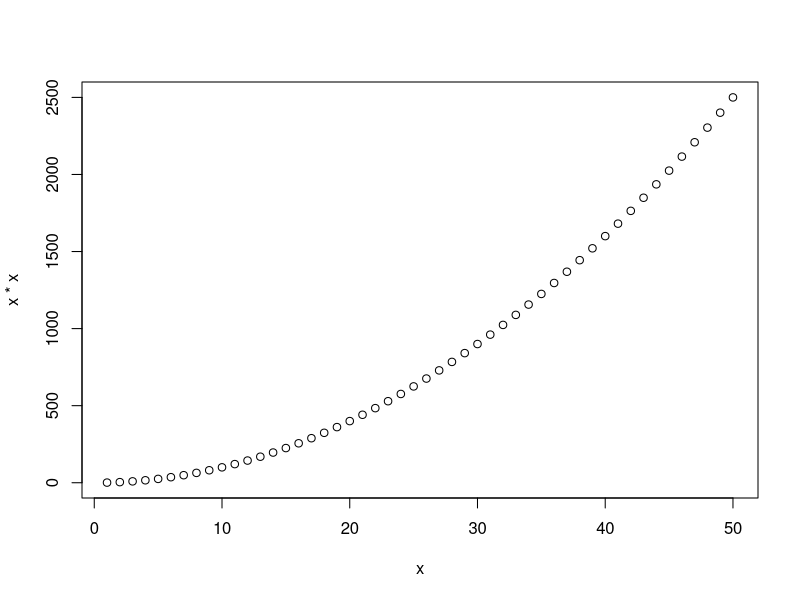
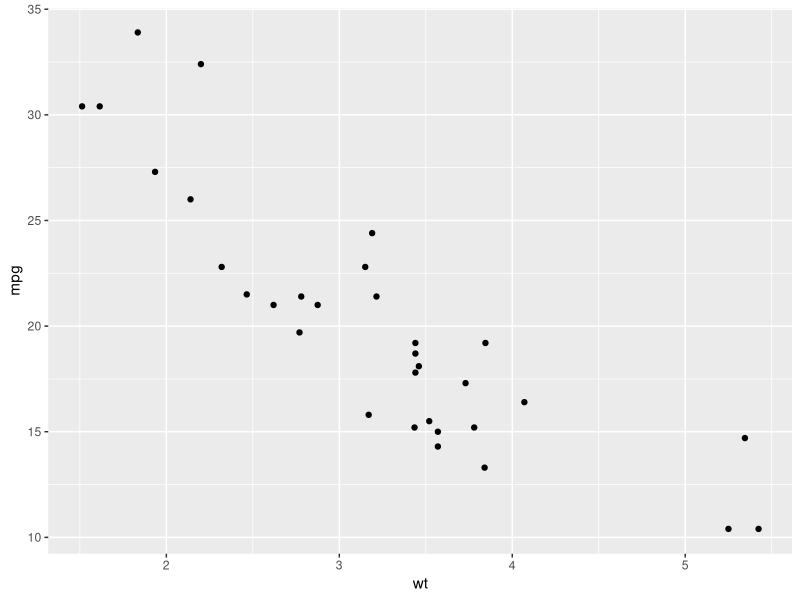
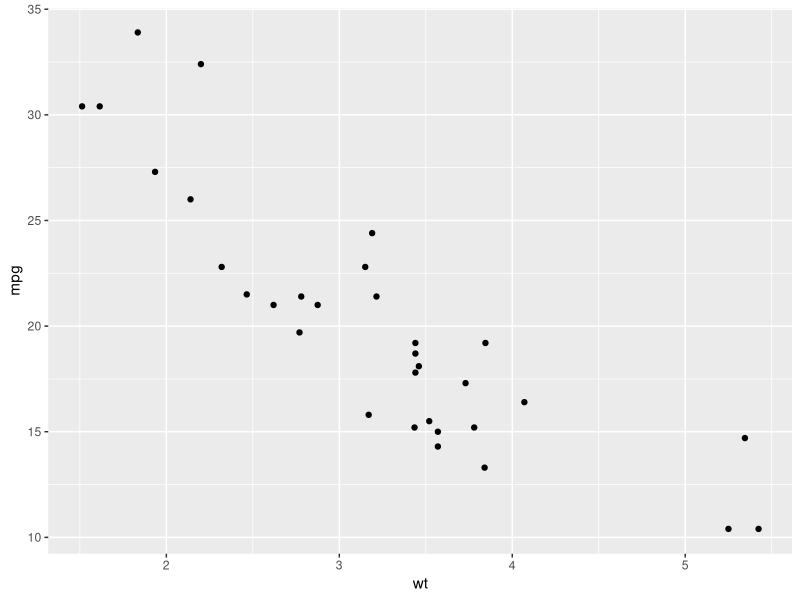
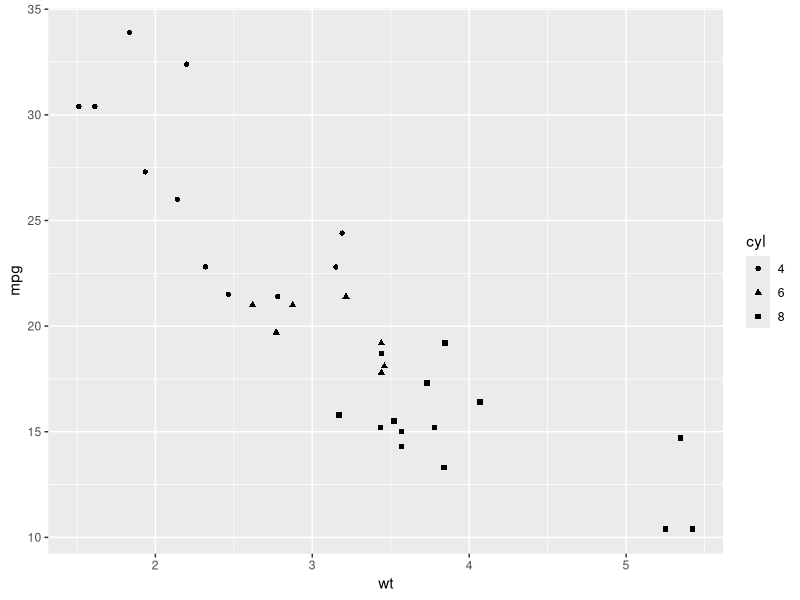
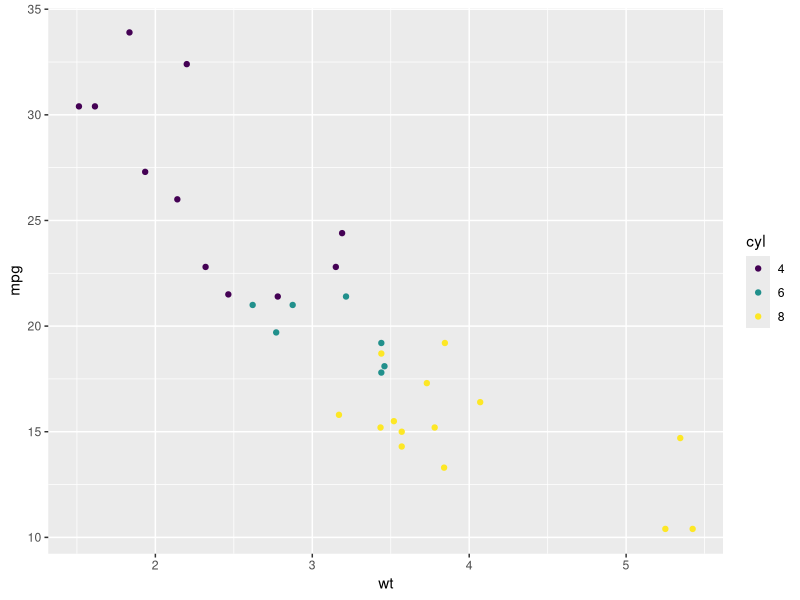
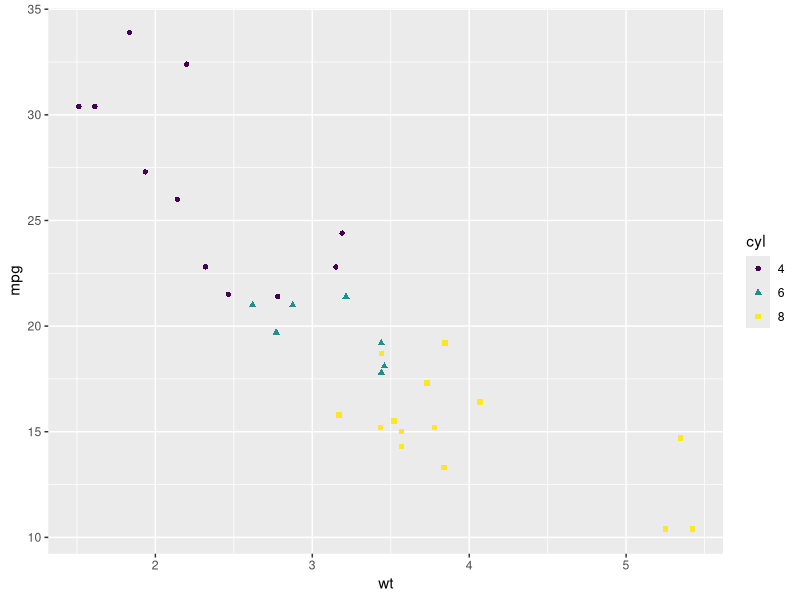
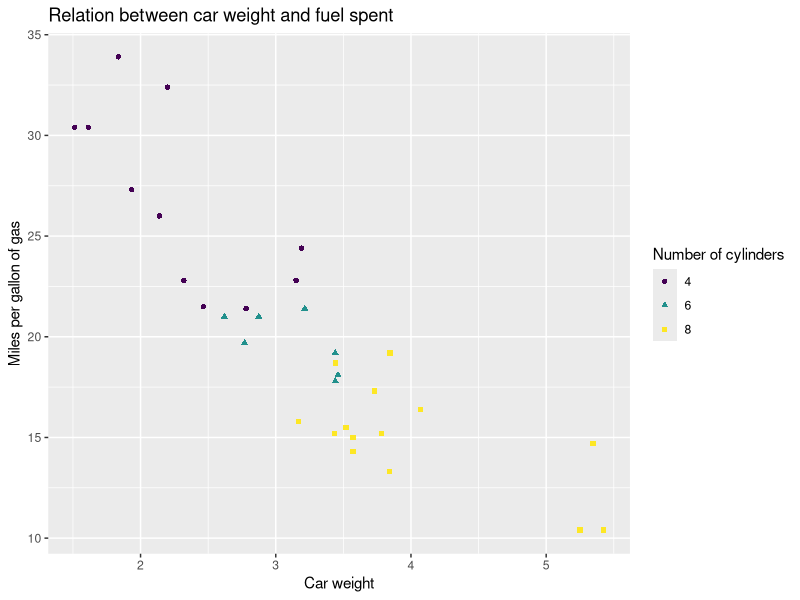
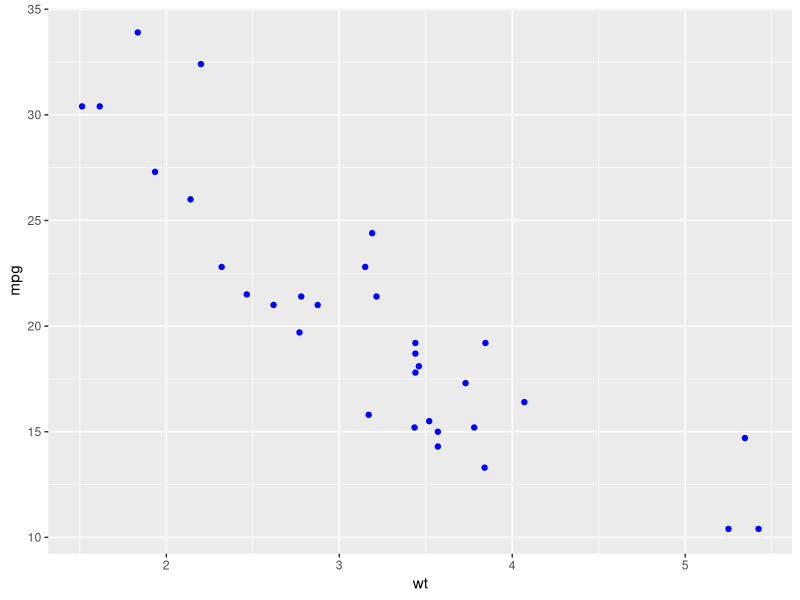

R code for these plots, in order:
## ---- chunk 1
x <- 1:50
# pass arguments `x` and `x * x` to the `plot` function
plot(x, x * x)
## ---- chunk 2
library(dplyr)
# load the `mtcars` dataframe into the global environment
data(mtcars)
# briefly explore the `mtcars` dataset (glimpse, head ...)
glimpse(mtcars)
head(mtcars)
## ---- chunk 3
mtcars$vs <- factor(mtcars$vs, labels = c("V", "S"))
mtcars$am <- factor(mtcars$am, labels = c("automatic", "manual"))
mtcars$cyl  <- ordered(mtcars$cyl)
mtcars$gear <- ordered(mtcars$gear)
mtcars$carb <- ordered(mtcars$carb)
## ---- chunk 4
library(ggplot2)
ggplot() +
layer (data = mtcars, # 1. data
       mapping = aes(x = wt, y = mpg), # 2. mapping / aesthetics
       geom = "point", # 3. geometry
       stat = "identity", # ignore for now
       position = "identity") # ignore for now
## ---- chunk 5
# first `ggplot` graph, abbreviated graph construction method
ggplot(mtcars, aes(x = wt, y = mpg)) + geom_point()
## ---- chunk 6
# create a `ggplot` graph of the `mtcars` dataset with mappings: x = wt, y = mpg, shape = cyl
# use point geometry
ggplot(mtcars, aes(x=wt, y=mpg, shape=cyl)) + geom_point()

# what happens if we put `as.numeric(cyl)` instead of the categorical variant?
# A: error, since a numeric continuous variable cannot be mapped to a shape
## ---- chunk 7
# create the same graph, but instead of the `shape` aesthetic, use the `color` aesthetic
ggplot(mtcars, aes(x=wt, y=mpg, color=cyl)) + geom_point()
## ---- chunk 8
# create the same graph, but now for the `cyl` column, combine both the `shape` and `color` aesthetics
ggplot(mtcars, aes(x=wt, y=mpg, shape=cyl, color=cyl)) + geom_point()
## ---- chunk 9
# rename axes and legend of the following graph
# and add a suitable title (something that succintly describes what the graph represents)
ggplot(mtcars, aes (x = wt, y = mpg, color = cyl, shape = cyl)) + geom_point() + labs(x = "Car weight", y = "Miles per gallon of gas", color = "Number of cylinders", shape = "Number of cylinders", title = "Relation between car weight and fuel spent")
## ---- chunk 10
ggplot(mtcars, aes(wt, mpg)) + geom_point(color = "blue")

## ---- chunk 11
#ggplot will do the mapping of the word "blue" to the `color` aesthetic
ggplot(mtcars, aes(wt, mpg)) + geom_point(aes(color = "blue"))

## ---- chunk 12
# draw a scatterpolot showing the relationship between `wt` and `mpg`
# make the points red, and set their shape to `4` and size to `3`
ggplot(mtcars, aes(x=wt, y=mpg)) + geom_point(color="red", shape=4, size=3)
## ---- chunk 13
# we store the foundation of our graph in a variable called `graph`
graph <- ggplot(mtcars, aes (x = wt, y = mpg))

# add the point geometry followed by the line geometry to this object and print it on screen
graph + geom_point() + geom_line()
## ---- chunk 14
# add the point geometry to the variable `graph` then add a linear smoothing layer
# use the `stat_smooth` function with the `method` parameter set to `lm` (linear smoothing)
graph + geom_point() + stat_smooth(method="lm")
## ---- chunk 15
# repeat the process but se the smoothing method to `loess`
graph + geom_point() + stat_smooth(method="loess")
## ---- chunk 16
# create the same graph again but while creating a smoothing layer
# add the `group` aesthetic and set it to `cyl` 
graph + stat_smooth(method="loess", aes(group=cyl))
# What have we achieved by doing this?
# A: Smoothed values for each group of cylinders
## ---- chunk 17
# draw a bar chart of the `cyl` variable from the `mtcars` table
# use either the `geom_bar` or `stat_count` function
ggplot(mtcars, aes(x=cyl)) + geom_bar()
## ---- chunk 18
# draw a histogram of the variable `wt` from the` mtcars` table
# group the weights into 4 bins 
# use the `geom_histogram` function and the `bins` parameter
ggplot(mtcars, aes(x=wt)) + geom_histogram(bins=4)
## ---- chunk 19
# draw a histogram of the variable `wt` from the` mtcars` table
# group the weights into 4 bins 
# use the `geom_histogram` function and the `bins` parameter
# set `ncount` as the aggregation variable
ggplot(mtcars, aes(x=wt, y=..ncount..)) + geom_histogram(bins=4)
## ---- chunk 20
# draw a histogram of the variable `wt`
# add the `cyl` variable on the `fill` aesthetic
ggplot(mtcars, aes(x=wt, fill=cyl)) + geom_histogram(bins=4)
## ---- chunk 21
# draw the same histogram, but set the `position` aspect ratio to `dodge` 
ggplot(mtcars, aes(x=wt, fill=cyl)) + geom_histogram(bins=4, position="dodge")
## ---- chunk 22
# draw the same histogram, but set the `position` aspect ratio to `identity` 
# also set the `alpha` geometry parameter to `0.2`
ggplot(mtcars, aes(x=wt, fill=cyl)) + geom_histogram(bins=4, position="identity", alpha=0.2)
## ---- chunk 23
# draw the same histogram, but set the `position` aspect ratio to `fill` 
# for better visibility, frame the rectangles with a black line
# explain the result. What have we achieved with this histogram?
ggplot(mtcars, aes(x=wt, fill=cyl)) + geom_histogram(bins=4, position="fill", color="black")
## ---- chunk 24
df <- data.frame( x = c(rep(1, 90), rep(2, 9), 3),
                  y = c(rep(1, 70), rep(2, 25), rep(3, 5)))

# create a scatterplot of the `df` data frame
ggplot(df, aes(x=x, y=y)) + geom_point()
## ---- chunk 25
# display the same graph, but instead of using `geom_point` use `geom_jitter`
# set `width` and` height` parameters to 0.3 (30% added noise)
# additionally set the `color` geometry parameter to 'blue'
# and `alpha` parameter (transparency) to 0.4
ggplot(df, aes(x=x, y=y)) + geom_jitter(width=0.3, height=0.3, color="blue", alpha=0.4)
## ---- chunk 26
# save the following graph in the files `figure1.pdf` and` figure1.png`
ggplot(mtcars, aes(x = hp, y = mpg, col = as.factor (cyl))) +
  geom_point() +
geom_smooth (aes(x = hp, y = mpg), method = 'loess',
            linetype = 4, color = "gray", se = F, inherit.aes = F) +
labs(x = "horsepower", y = "fuel consumption", col = "number of cylinders")

ggsave("figure1.pdf")
ggsave("figure1.png")
## ---- chunk 27
# briefly explore the `diamonds` data frame
glimpse(diamonds)
head(diamonds)
## ---- chunk 28
set.seed(1001)
# sample 5000 random rows from `diamonds` data frame
# and store them in a data frame called `diamondsSample`
diamondsSample <- sample_n(diamonds, 5000)
## ---- chunk 29
# "fix" the axes and the legend of the graph 
# - call the x and y axes "volume in mm3" and "price in $"
# - call the color legend "color quality"
# - limit x axis from 0 to 500
# - set the y axis breaks on 1000, 5000, 10000 and 20000 
# - instead of D-J label the color "quality" as numbers from 1 to 7
ggplot(diamondsSample, aes (x * y * z, price, color = color)) + 
  geom_point (alpha = 0.4, na.rm = T) +
  scale_x_continuous(name = "volume in mm3", limits = c(0, 500)) +
  scale_y_continuous(name = "price in $", breaks = c(1000, 5000, 10000, 20000)) +
  scale_color_discrete(name = "quality", labels = 1:7)
  
## ---- chunk 30
# change the y axis to a logarithmic one
ggplot(diamondsSample, aes (x * y * z, price, color = color)) + geom_point (na.rm = T, alpha = 0.6) +
  scale_x_continuous (name = "volume in mm3", limits = c (0, 450)) +
  scale_y_log10 (name = "price in $", breaks = c (1000, 5000, 10000, 15000)) +
  scale_color_discrete (name = "color quality", labels = 1: 7)
## ---- chunk 31
# adjust the `fill` aesthetic of the next graph by using the `scale_fill_brewer` function
# Set the `palette` parameter to one of the following pallets:
  # `Blues`, `BuPu`, `Greens`, `Grays`, `Oranges`, `OrRd`, `PuBu`,
  # `PuRd`, `Purples`, `YlGn`, `YlOrRd`
  # (more palletes can be found in the documentation)
g <- ggplot(diamondsSample, aes(x = x * y * z, fill = color)) +
  geom_histogram(bins = 30, na.rm = T) +
  xlim(0, 500)
g

#Blues palette
g + scale_fill_brewer(palette="Blues")

#YlOrRd palette
g + scale_fill_brewer(palette="YlOrRd")
## ---- chunk 32
# change the coordinate system to "inverted" and then to "polar" for the following graph
g <- ggplot(diamondsSample, aes(x = x * y * z, fill = color)) + geom_histogram(bins = 30, na.rm = T) +
  xlim(40, 100)
g

g + coord_flip()

g + coord_polar()

## ---- chunk 33
# change the theme of the following graph to `theme_classic`
ggplot(diamondsSample, aes(x = x * y * z, fill = color)) +
  geom_histogram(bins = 30, na.rm = T) +
  xlim (0, 500) +
  theme_classic()
## ---- chunk 34
# change the orientation of the letter on the x axis
# so that they are at an angle of 45 degrees
# search for help in the official documentation if needed
ggplot(diamondsSample, aes(cut)) + geom_bar() + 
  theme(axis.text.x = element_text(angle = 45))
                                                                                
## ---- chunk 35
# let's reduce the number of levels first to make the visualization simpler

diamondsSample %>%
  filter(color %in% c("G", "H", "I", "J"),
         cut %in% c("Very Good",
                    "Premium", "Ideal")) -> diamondsSample2

# turn the following graph into a conditional graph
# splitting graphs by all combinations of colors (`color`) and cuts (`cut`)
# use the `facet_grid` function and an appropriate statistical formula as its parameter

ggplot(diamondsSample2, aes(depth, fill = clarity)) +
  geom_histogram(bins = 5, position = 'dodge') -> g

g

g + facet_grid(color ~ cut)
## ---- chunk 36
# break the following graph into subgraphs based on transparency (`clarity`)
# use the `facet_wrap` function and a one-sided formula
ggplot(diamondsSample2, aes(x * y * z, price)) + geom_point() -> g
g

g + facet_wrap(~clarity)
## ---- chunk 37
library (GGally)
# We only take four columns for a clearer view
ggpairs(data = diamondsSample[, c (1, 2, 5, 7)])
## ---- chunk 38
library (gridExtra)

# we first store graphs into separate variables
g1 <- ggplot(diamondsSample, aes (x * y * z, price, color = color)) +
  geom_point(alpha = 0.6)

g2 <- ggplot(diamondsSample, aes (x = x * y * z, fill = color)) +
  geom_histogram(bins = 30, na.rm = T) +
  scale_fill_brewer (palette = "Greens")

g3 <- ggplot(diamondsSample, aes (x = cut)) +
  geom_bar(fill = "blue", alpha = 0.5)

g4 <- ggplot(diamondsSample, aes (x = color, fill = clarity)) +
  geom_bar() + coord_polar()

# and then we call the `grid.arrange` function
grid.arrange(g1, g2, g3, g4, nrow = 2, ncol = 2)
